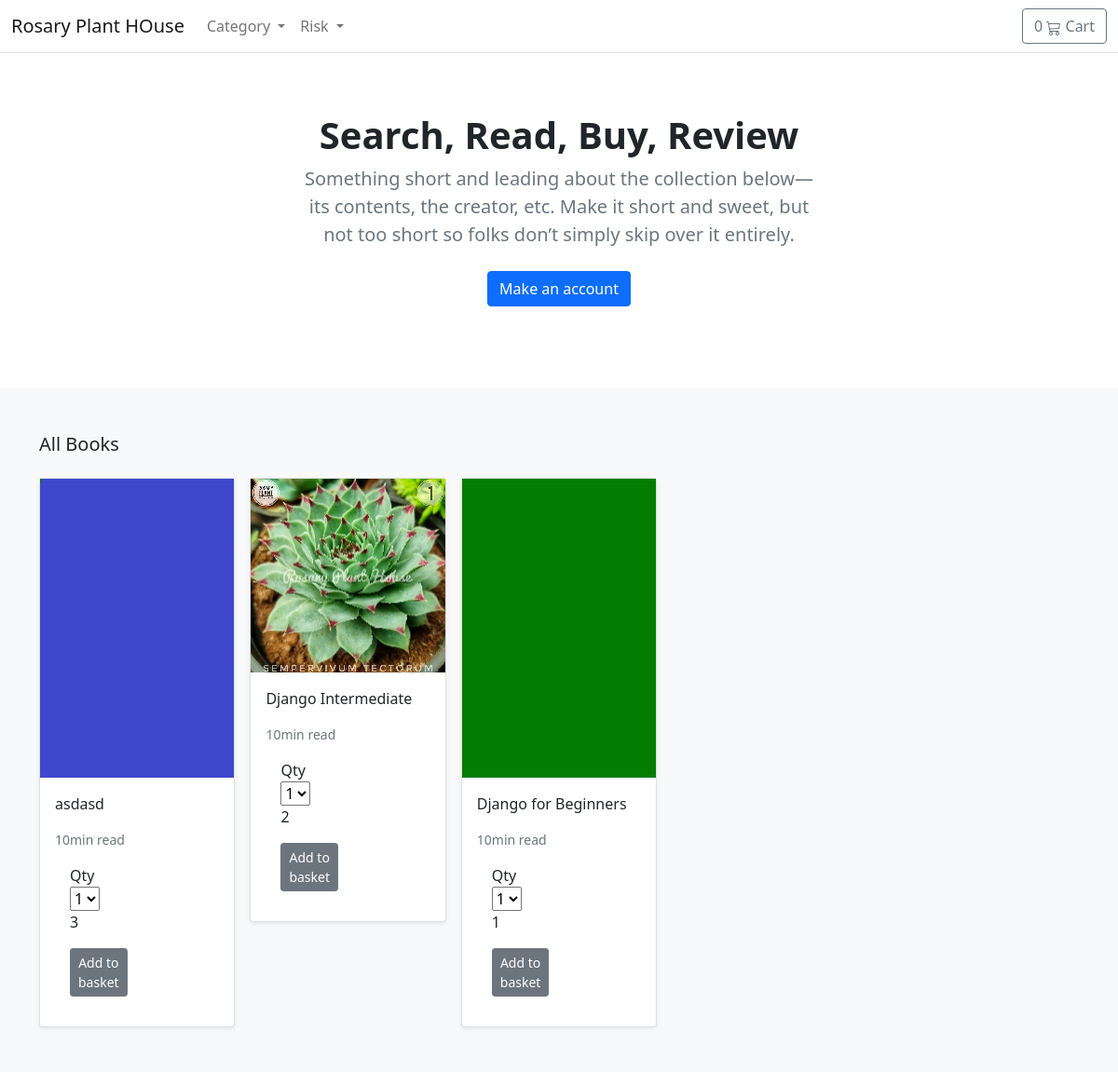
The page / on the database its author committed.
### store/models.py (models this page shows, shortened)
class Product(models.Model):
    pid=models.IntegerField(default=0, null=False)
    category = models.ForeignKey(Category, related_name='product', on_delete=models.CASCADE)
    risk = models.ForeignKey(Risk, related_name='product', on_delete=models.CASCADE,default=1)
    created_by = models.ForeignKey(User, on_delete=models.CASCADE, related_name='product_creator')
    title = models.CharField(max_length=255)
    Nickname=models.CharField(max_length=255, default="plants")
    author = models.CharField(max_length=255, default='admin')
    description = models.TextField(blank=True)
    image = models.ImageField(upload_to='images/', default='images/default.png')
    slug = models.SlugField(max_length=255)
    price = models.DecimalField(max_digits=4, decimal_places=2)
    disprice = models.DecimalField(max_digits=4, decimal_places=2, default=0)
    in_stock = models.BooleanField(default=True)
    is_active = models.BooleanField(default=True)
    created = models.DateTimeField(auto_now_add=True)
    updated = models.DateTimeField(auto_now=True)
    objects = models.Manager()
    products = ProductManager()
    class Meta:
        verbose_name_plural = 'Products'
        ordering = ('-created',)
    def get_absolute_url(self):
        return reverse('store:product_detail', args=[self.slug])

### store/views.py (the view)
# urls.py: path('', views.product_all, name='product_all'),
def product_all(request):
    products = Product.products.all()
    return render(request, 'store/home.html', {'products': products})

### basket/basket.py (called while the page is built)
    def __len__(self):
        return sum(item['qty'] for item in self.basket.values())

### basket/context_processors.py (called while the page is built)
def basket(request):
    return {'basket': Basket(request)}

### store/context_processors.py (called while the page is built)
def categories(request):
    return {
        'categories': Category.objects.all()
    }

### store/models.py (called while the page is built)
    def get_queryset(self):
        return super(ProductManager, self).get_queryset().filter(is_active=True)

    def get_absolute_url(self):
        return reverse('store:category_list', args=[self.slug])

### templates/store/home.html (shortened to what this page needs)
{% extends "./base.html" %}
{% load static %}
{% block content %}
<main>
  <section class="py-5 text-center container">
    <div class="row py-lg-3">
      <div class="col-lg-6 col-md-8 mx-auto">
        <h1 class="h1 fw-bold">Search, Read, Buy, Review</h1>
        <p class="lead text-muted">Something short and leading about the collection below—its contents, the creator,
          etc. Make it short and sweet, but not too short so folks don’t simply skip over it entirely.</p>
        <p>
          <a href="#" class="btn btn-primary my-2">Make an account</a>
        </p>
      </div>
    </div>
  </section>
  <div class="album py-5 bg-light">
    <div class="container">
      <div class="pb-3 h5">All Books</div>
      <div class="row row-cols-1 row-cols-sm-2 row-cols-md-5 g-3">
        {% for product in products %}
        <div class="col">
          <div class="card shadow-sm">
            <img class="img-fluid" alt="Responsive image" src="{{ product.image.url }}">
            <div class="card-body">
              <p class="card-text">
                <a class="text-dark text-decoration-none" href="{{ product.get_absolute_url }}">{{ product.title }}</a>
              </p>
              <div class="d-flex justify-content-between align-items-center">
                <small class="text-muted">10min read</small>
              </div>
              <div class="col">
                <div class="row p-3">
                    <div class="col-6">
                        <label for="select">Qty</label>
                        <select id="{{product.id}}sel">
                            <option value="1">1</option>
                        </select>
                    </div>
                    <p>{{product.id}}</p>
                    <div class="col-6 text-end">
<button type="button" id="{{product.id}}" value="{{product.id}}" class="btn btn-secondary btn-sm" data-bs-toggle="modal" data-bs-target="#exampleModal{{product.id}}">Add to basket</button></div>
                </div>
            </div>
            </div>
          </div>
        </div>
        {% endfor %}
      </div>
    </div>
  </div>
</main>
{% endblock %}

### templates/store/base.html (shortened to what this page needs)
{% load static %}
<!DOCTYPE html>
<html>
<head>
    <link href="https://cdn.jsdelivr.net/npm/bootstrap@5.0.0-beta1/dist/css/bootstrap.min.css" rel="stylesheet"
>
 </head>
<body>
    <header>
        <nav class="navbar navbar-expand-md navbar-light bg-white border-bottom">
            <div class="container-fluid">
                <a class="navbar-brand" href="/">Rosary Plant HOuse</a>
                <div class="collapse navbar-collapse" id="navbarCollapse">
                    <ul class="navbar-nav me-auto mb-2 mb-md-0">
                        <li class="nav-item dropdown">
                            <a class="nav-link dropdown-toggle" href="#" id="navbarDropdown" role="button"
                                data-bs-toggle="dropdown" aria-expanded="false">
                                Category
                            </a>
                        </li>
                        <li class="nav-item dropdown">
                            <a class="nav-link dropdown-toggle" href="#" id="navbarDropdown" role="button"
                                data-bs-toggle="dropdown" aria-expanded="false">
                                Risk
                            </a>
                        </li>
                    </ul>
                    <a type="button" role="button" href="{% url "basket:basket_summary" %}"
                        class="btn btn-outline-secondary">
                        {% with total_qty=basket|length %}
                            <div id="basket-qty" class="d-inline-flex">
                                {% if total_qty > 0 %}
                                    {{ total_qty }}
                                {% else %}
                                    0
                                {% endif %}
                            </div>
                        {% endwith %}
                        Cart
                    </a>
                </div>
            </div>
        </nav>
    </header>
    <div id="content">{% block content %} {% endblock %}</div>
</body>
</html>

### rows shown on the page
Product: image (placeholder picture), title "asdasd", id "1", id "3"
Product: image (picture), title "Django Intermediate", id "1", id "2"
Product: image (picture), title "Django for Beginners", id "1"
